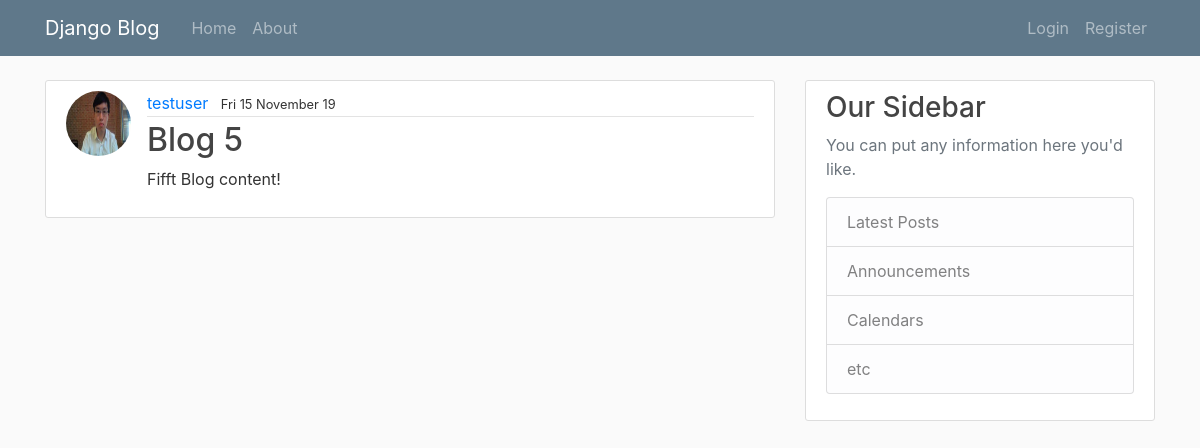
Page /post/5/ on the earlier database version.
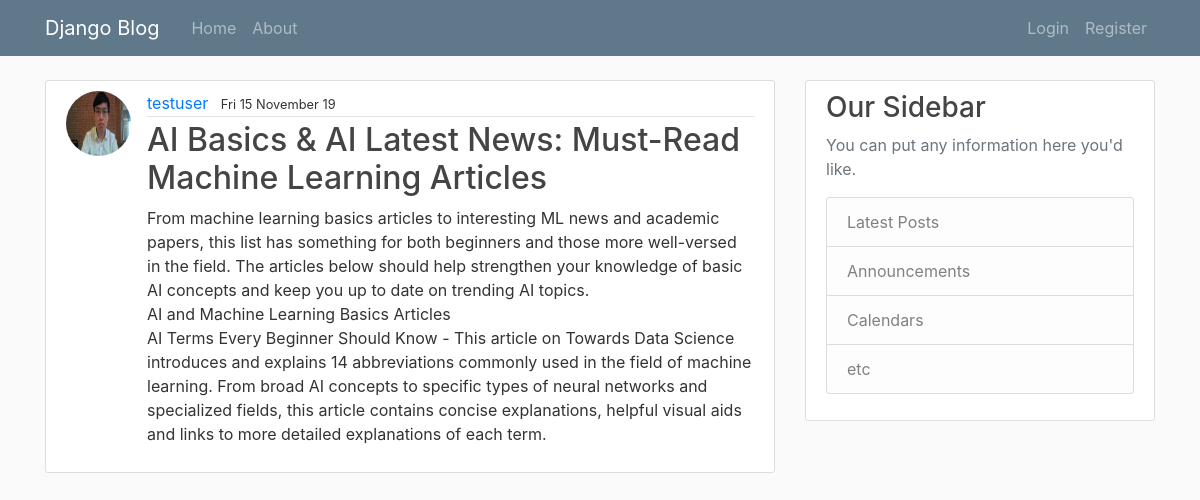
Same page on the later database version.
### blog/models.py (models this page shows, shortened)
class Post(models.Model):
  title = models.CharField(max_length=100)
  content = models.TextField()
  date_posted = models.DateTimeField(default=timezone.now)
  author = models.ForeignKey(User, on_delete=models.CASCADE) # when we delete author, all the posts will be deleted

### users/models.py (models this page shows, shortened)
class Profile(models.Model):
  user = models.OneToOneField(User, on_delete=models.CASCADE) # Cascade means that if we delete a user, we will delete the blog posted by that user but not otherwise
  image = models.ImageField(default='default.jpeg', upload_to='profile_pics')

### blog/views.py (the view)
# urls.py: path('post/<int:pk>/', PostDetailView.as_view(), name='post-detail'),
class PostDetailView(DetailView):
  model = Post

### blog/templates/blog/post_detail.html (shortened to what this page needs)
{% extends "blog/base.html" %}
{% block content %}
  <article class="media content-section">
    <img class="rounded-circle article-img" src = "{{ object.author.profile.image.url }} ">
      <div class="media-body">
        <div class="article-metadata">
          <a class="mr-2" href="#">{{ object.author }}</a>
          <small class="text -muted">{{ object.date_posted|date:"D d F y " }}</small>
        </div>
        <h2 class="article-title">{{ object.title }}</h2>
        <p class="article-content">{{ object.content }}</p>
      </div>
    </article>
{% endblock content %}

Differences in the rows shown:
changed Post "Fri 15 November 19": title "Blog 5" → "AI Basics & AI Latest News: Must-Read Machine Learning Articles"; content "Fifft Blog content!" → "From machine learning basics articles to interesting ML news and academic papers, this list has something for both beginners and those more well-versed in the field. The articles below should help strengthen your knowledge of basic AI concepts and keep you up to date on trending AI topics. AI and Machine Learning Basics Articles AI Terms Every Beginner Should Know - This article on Towards Data Science introduces and explains 14 abbreviations commonly used in the field of machine learning. From broad AI concepts to specific types of neural networks and specialized fields, this article contains concise explanations, helpful visual aids and links to more detailed explanations of each term."
